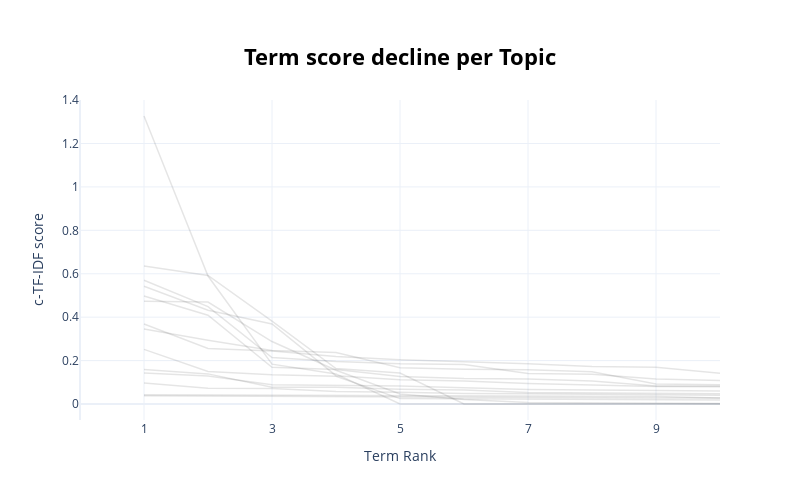

The code cell stored with this chart in its notebook:
### Code cell
bertmodel.visualize_term_rank()

### Figure 1 — Plotly figure (JSON) as saved in the notebook; plotly's stock layout.template omitted (floating-point values rounded to 4 significant figures)
{"data": [{"hovertext": "<b>Topic -1</b>:eeg_waves_abnormal_slow_temporal_c", "line": {"color": "black", "width": 1.5}, "mode": "lines+lines", "name": "", "opacity": 0.1, "type": "scatter", "x": [1, 2, 3, 4, 5, 6, 7, 8, 9, 10], "y": [0.03796, 0.03677, 0.0321, 0.0319, 0.03042, 0.02861, 0.02843, 0.02824, 0.0282, 0.0277]}, {"hovertext": "<b>Topic 0</b>:seizure_sharp_waves_focal_disorder_", "line": {"color": "black", "width": 1.5}, "mode": "lines+lines", "name": "", "opacity": 0.1, "type": "scatter", "x": [1, 2, 3, 4, 5, 6, 7, 8, 9, 10], "y": [0.04237, 0.04159, 0.04102, 0.04065, 0.04029, 0.03991, 0.03858, 0.03722, 0.03414, 0.02794]}, {"hovertext": "<b>Topic 1</b>:diffuse_dysfunction_cortical_slow_e", "line": {"color": "black", "width": 1.5}, "mode": "lines+lines", "name": "", "opacity": 0.1, "type": "scatter", "x": [1, 2, 3, 4, 5, 6, 7, 8, 9, 10], "y": [0.09657, 0.0721, 0.07169, 0.0578, 0.05428, 0.04874, 0.04748, 0.04445, 0.04371, 0.04034]}, {"hovertext": "<b>Topic 2</b>:normal_eeg_awake_sleep_drowsiness_w", "line": {"color": "black", "width": 1.5}, "mode": "lines+lines", "name": "", "opacity": 0.1, "type": "scatter", "x": [1, 2, 3, 4, 5, 6, 7, 8, 9, 10], "y": [0.2516, 0.1497, 0.1346, 0.1277, 0.02479, 0.02281, 0.02244, 0.02123, 0.01976, 0.01813]}, {"hovertext": "<b>Topic 3</b>:within_limits_normal_eeg_limit_age_", "line": {"color": "black", "width": 1.5}, "mode": "lines+lines", "name": "", "opacity": 0.1, "type": "scatter", "x": [1, 2, 3, 4, 5, 6, 7, 8, 9, 10], "y": [0.4739, 0.4698, 0.2877, 0.1553, 0.04638, 0.02083, 0.007349, 0.004609, 0.002833, 0.002553]}, {"hovertext": "<b>Topic 4</b>:epileptiform_discharges_cortical_dy", "line": {"color": "black", "width": 1.5}, "mode": "lines+lines", "name": "", "opacity": 0.1, "type": "scatter", "x": [1, 2, 3, 4, 5, 6, 7, 8, 9, 10], "y": [0.1586, 0.1387, 0.07729, 0.07728, 0.06838, 0.06397, 0.05309, 0.05176, 0.05022, 0.04768]}, {"hovertext": "<b>Topic 5</b>:suspicious_sharp_waves_temporal_sig", "line": {"color": "black", "width": 1.5}, "mode": "lines+lines", "name": "", "opacity": 0.1, "type": "scatter", "x": [1, 2, 3, 4, 5, 6, 7, 8, 9, 10], "y": [0.1427, 0.1286, 0.08898, 0.08598, 0.08236, 0.07523, 0.06727, 0.06462, 0.0636, 0.05986]}, {"hovertext": "<b>Topic 6</b>:narcolepsy_rem_latency_onset_mslt_s", "line": {"color": "black", "width": 1.5}, "mode": "lines+lines", "name": "", "opacity": 0.1, "type": "scatter", "x": [1, 2, 3, 4, 5, 6, 7, 8, 9, 10], "y": [0.3688, 0.2559, 0.2443, 0.2185, 0.2039, 0.1959, 0.1849, 0.173, 0.1694, 0.1418]}, {"hovertext": "<b>Topic 8</b>:suppression_burst_thiopentone_patte", "line": {"color": "black", "width": 1.5}, "mode": "lines+lines", "name": "", "opacity": 0.1, "type": "scatter", "x": [1, 2, 3, 4, 5, 6, 7, 8, 9, 10], "y": [0.57, 0.4487, 0.2141, 0.1961, 0.1849, 0.1824, 0.1407, 0.1369, 0.1153, 0.1079]}, {"hovertext": "<b>Topic 9</b>:study_normal_agree_mslt______", "line": {"color": "black", "width": 1.5}, "mode": "lines+lines", "name": "", "opacity": 0.1, "type": "scatter", "x": [1, 2, 3, 4, 5, 6, 7, 8, 9, 10], "y": [1.327, 0.5895, 0.1837, 0.138, 1e-05, 1e-05, 1e-05, 1e-05, 1e-05, 1e-05]}, {"hovertext": "<b>Topic 10</b>:ecg_ventricular_ectopics_awake_nor", "line": {"color": "black", "width": 1.5}, "mode": "lines+lines", "name": "", "opacity": 0.1, "type": "scatter", "x": [1, 2, 3, 4, 5, 6, 7, 8, 9, 10], "y": [0.5428, 0.432, 0.3688, 0.1306, 0.1114, 0.1064, 0.09438, 0.08612, 0.08085, 0.07953]}, {"hovertext": "<b>Topic 11</b>:bitemporal_indicating_due_partial_", "line": {"color": "black", "width": 1.5}, "mode": "lines+lines", "name": "", "opacity": 0.1, "type": "scatter", "x": [1, 2, 3, 4, 5, 6, 7, 8, 9, 10], "y": [0.3457, 0.294, 0.247, 0.2373, 0.1671, 0.1603, 0.1578, 0.149, 0.0922, 0.08847]}, {"hovertext": "<b>Topic 12</b>:electrocerebral_silence_prognosis_", "line": {"color": "black", "width": 1.5}, "mode": "lines+lines", "name": "", "opacity": 0.1, "type": "scatter", "x": [1, 2, 3, 4, 5, 6, 7, 8, 9, 10], "y": [0.4975, 0.4092, 0.1692, 0.1593, 0.1269, 0.1177, 0.1155, 0.1058, 0.08288, 0.08282]}, {"hovertext": "<b>Topic 13</b>:within_limits_normal_record_limit_", "line": {"color": "black", "width": 1.5}, "mode": "lines+lines", "name": "", "opacity": 0.1, "type": "scatter", "x": [1, 2, 3, 4, 5, 6, 7, 8, 9, 10], "y": [0.6358, 0.5919, 0.3814, 0.1636, 0.1428, 1e-05, 1e-05, 1e-05, 1e-05, 1e-05]}], "layout": {"height": 500, "hoverlabel": {"bgcolor": "white", "font": {"family": "Rockwell", "size": 16}}, "showlegend": false, "title": {"font": {"color": "Black", "size": 22}, "text": "<b>Term score decline per Topic</b>", "x": 0.5, "xanchor": "center", "y": 0.9, "yanchor": "top"}, "width": 800, "xaxis": {"dtick": 2, "range": [0, 10], "tick0": 1, "title": {"text": "Term Rank"}}, "yaxis": {"title": {"text": "c-TF-IDF score"}}}}
